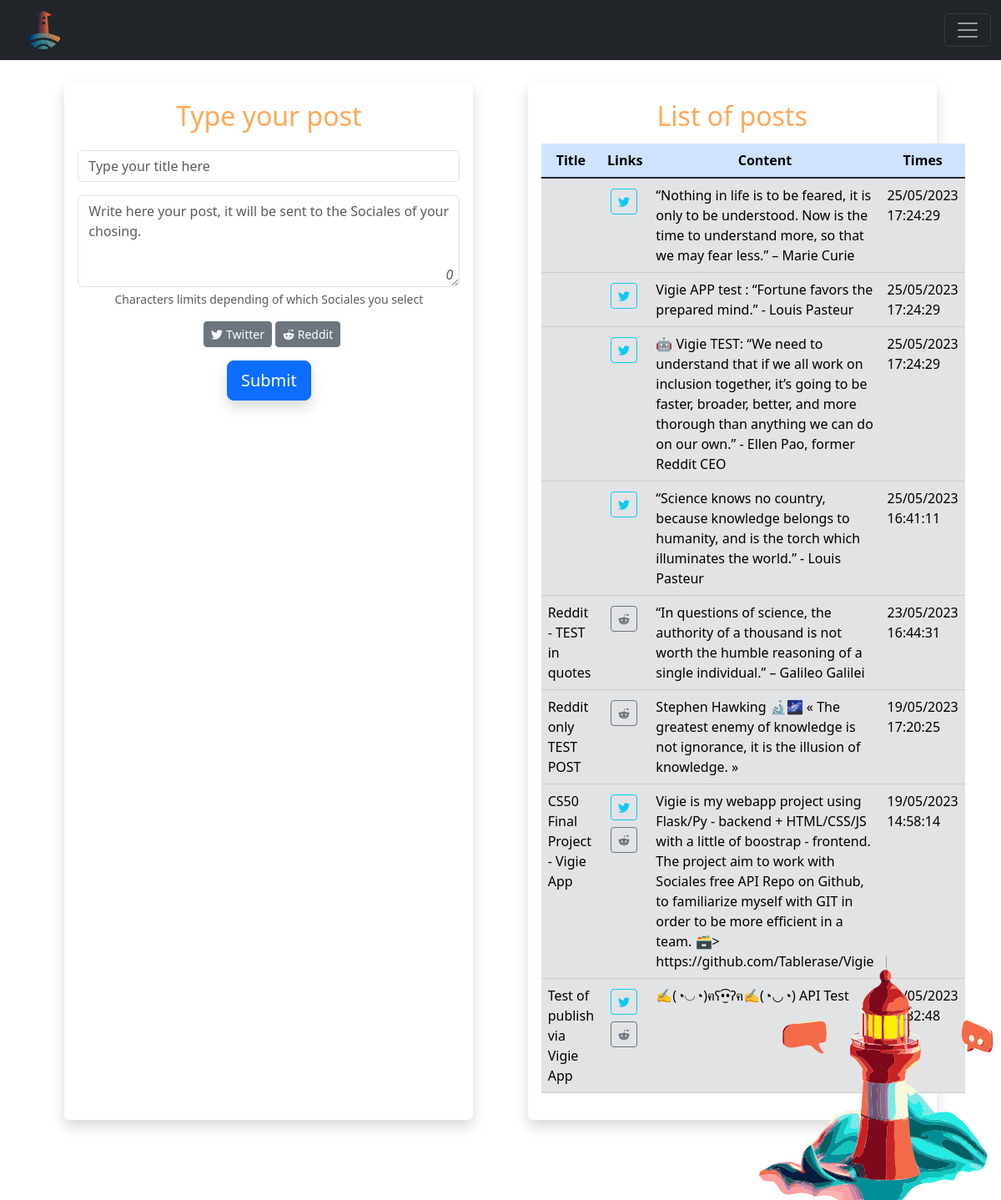
The page /post (signed in) on the database its author committed.
### tables this page shows
CREATE TABLE "post" (
	"id"	INTEGER,
	"content"	TEXT NOT NULL,
	"publish"	TEXT NOT NULL,
	"userid"	INTEGER,
	"date"	TEXT NOT NULL,
	PRIMARY KEY("id" AUTOINCREMENT),
	FOREIGN KEY("userid") REFERENCES "users"("id")
);

### app.py (the view, shortened to what this page needs)
@app.route("/post", methods=["GET", "POST"])
@login_required
def post():
    userid = session["user_id"]
    if request.method == "GET":
        postdb = db.execute("SELECT content, publish, date FROM post WHERE userid= ? ORDER BY date DESC", userid)
        publish_list = []
        for row in postdb:
            publish_row = json.loads(row['publish'])
            publish_list.append(publish_row)
        return render_template("post.html", postdb= postdb, publish=publish_list)

### app.py (called while the page is built)
@app.after_request
def after_request(response):
    response.headers["Cache-Control"] = "no-cache, no-store, must-revalidate"
    response.headers["Expires"] = 0
    response.headers["Pragma"] = "no-cache"
    return response

### helpers.py (called while the page is built)
def login_required(f):
    @wraps(f)
    def decorated_function(*args, **kwargs):
        if session.get("user_id") is None:
            return redirect("/login")
        return f(*args, **kwargs)
    return decorated_function

### templates/post.html (shortened to what this page needs)
{% extends "layout.html" %}
{% block main %}
<div class="container-fluid">
    <div class="row justify-content-evenly">
        <div class="col-md-5 shadow p-3 mb-5 bg-body rounded">
            <form action="/post" method="post">
                <div class="mb-3">
                    <label for="texttopost" class="form-label"><h2>Type your post</h2></label>
                    <input type="text" class="form-control mb-3" id="content-title" name="content-title" placeholder="Type your title here">
                    <div class="position-relative">
                    <textarea class="form-control" aria-label="With textarea" placeholder="Write here your post, it will be sent to the Sociales of your chosing." aria-describedby="posthelp" id="texttopost" name="texttopost" required oninput="checkLength()" style="height: 110px;"></textarea>
                    <count id="charCount" class="fst-italic text-muted">0</count>
                    </div>
                    <div id="posthelp" class="form-text">Characters limits depending of which Sociales you select</div>
                </div>
                <div class="mb-3 form-check form-check-inline">
                    <label class="btn btn-sm btn-outline-secondary" for="tweet-form">
                        Twitter
                    </label>
                    <label class="btn btn-sm btn-outline-secondary" for="reddit-form">
                        Reddit
                    </label>
                </div>
                <br>
                <button type="submit" class="btn btn-lg btn-primary shadow">Submit</button>
            </form>
        </div>
        <div class="col-md-5 shadow p-3 mb-5 bg-body rounded">
            <h2>List of posts</h2>
            <table class="table table-hover table-responsive-sm">
                <thead>
                    <th class="table-primary">Title</th>
                    <th class="table-primary">Links</th>
                    <th class="table-primary">Content</th>
                    <th class="table-primary">Times</th>
                </thead>
                <tbody class="table-group-divider">
                    {% for row, row2 in zip(postdb, publish) %}
                        <tr  class="table-secondary text-start">
                            <td> {{ row2.Title }} </td>
                            <td>
                                {% for i in row2.link %}
                                    {% if "reddit" is in i %}
                                    <a href="{{ i }}" class="btn btn-sm btn-outline-secondary m-1" role="button" title="Reddit" target="_blank">
                                    </a>
                                    {% endif %}
                                    {% if "twitter" is in i %}
                                    <a href="{{ i }}" class="btn btn-sm btn-outline-info m-1" role="button" title="Twitter" target="_blank">
                                    </a>
                                    {% endif %}
                                {% endfor %}
                            </td>
                            <td> {{ row.content }} </td>
                            <td> {{ row.date }} </td>
                        </tr>
                    {% endfor %}
                </tbody>
            </table>
        </div>
    </div>
    <img src="/static/Media/light_house.svg" draggable="false" alt="background light house Sociales" style="position: fixed; bottom: -5px; right: 10px; max-width: 280px; z-index: 1;" width="30%">
</div>
{% endblock %}

### templates/layout.html (shortened to what this page needs)
<!DOCTYPE html>
<html lang="en">
    <head>
        <link href="https://cdn.jsdelivr.net/npm/bootstrap@5.3.0-alpha3/dist/css/bootstrap.min.css" rel="stylesheet">
        <link href="/static/styles.css" rel="stylesheet">
    </head>
    {% if session["user_id"] %}
    <body>
    <header>
        <nav class="navbar navbar-dark bg-dark fixed-top">
            <div class="container-fluid">
                <a class="navbar-brand" href="/"><img src="/static/Media/Logo_Vigie.svg" alt="Vigie" draggable="false" width="40px" id="logovigie"></a>
                <button class="navbar-toggler" type="button" data-bs-toggle="offcanvas" data-bs-target="#offcanvasDarkNavbar" aria-controls="offcanvasDarkNavbar">
                    <span class="navbar-toggler-icon"></span>
                </button>
            </div>
        </nav>
    </header>
    {% endif %}
    <section>
        <main class="container-fluid py-5 text-center">
            {% block main %}
            {% endblock %}
        </main>
    </section>
    </body>
</html>

### static/styles.css (style rules this page uses)
nav .navbar-brand { font-size: large; padding-left: 20px; }
.icon { width: 1em; height: 1em; vertical-align: -.125em; }
#charCount { position: absolute; bottom: 3px; right: 8px; }
table { table-layout: auto; text-overflow: ellipsis; word-wrap: break-word; }
:root { --primary:#FFA957; --bs-primary: #FFA957; --secondary: #6687F3; --success: LightGreen; --light: #f8f9fa; --dark: #212529; --twitter: rgb(29, 161, 242); }
header { padding-bottom: 50px; }
h2 { text-align: center; padding: 6px; color: var(--primary, purple); }
html { scroll-behavior: smooth; overflow-y: auto; direction: ltr; scrollbar-color: #d4aa7000 #e4e4e400; scrollbar-width: thin; }

### rows shown on the page
post: content "“Nothing in life is to be feared, it is only to be understood. Now is the time to understand more, so that we may fear less.” – Marie Curie", date "25/05/2023 17:24:29"
post: content "Vigie APP test : “Fortune favors the prepared mind.” - Louis Pasteur", date "25/05/2023 17:24:29"
post: content "🤖 Vigie TEST: “We need to understand that if we all work on inclusion together, it’s going to be faster, broader, better, and more thorough than anything we can do on our own.” - Ellen Pao, former Reddit CEO", date "25/05/2023 17:24:29"
post: content "“Science knows no country, because knowledge belongs to humanity, and is the torch which illuminates the world.” - Louis Pasteur", date "25/05/2023 16:41:11"
post: Title "Reddit - TEST in quotes", content "“In questions of science, the authority of a thousand is not worth the humble reasoning of a single individual.” – Galileo Galilei", date "23/05/2023 16:44:31"
post: Title "Reddit only TEST POST", content "Stephen Hawking 🔬🌌 « The greatest enemy of knowledge is not ignorance, it is the illusion of knowledge. »", date "19/05/2023 17:20:25"
post: Title "CS50 Final Project - Vigie App", content "Vigie is my webapp project using Flask/Py - backend + HTML/CSS/JS with a little of boostrap - frontend. The project aim to work with Sociales free API Repo on Github, to familiarize myself with GIT in order to be more efficient in a team. 🗃️>…", date "19/05/2023 14:58:14"
post: Title "Test of publish via Vigie App", content "✍️(◔◡◔)ฅʕ•̫͡•ʔฅ✍️(◔◡◔) API Test"
